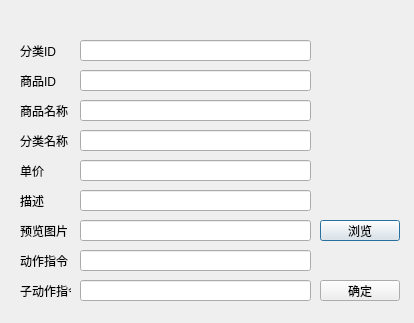
<?xml version="1.0" encoding="UTF-8"?>
<ui version="4.0">
 <class>addproduct</class>
 <widget class="QDialog" name="addproduct">
  <property name="geometry">
   <rect>
    <x>0</x>
    <y>0</y>
    <width>414</width>
    <height>323</height>
   </rect>
  </property>
  <property name="windowTitle">
   <string>Dialog</string>
  </property>
  <widget class="QLineEdit" name="lineEdit_categoryid">
   <property name="geometry">
    <rect>
     <x>80</x>
     <y>40</y>
     <width>231</width>
     <height>21</height>
    </rect>
   </property>
  </widget>
  <widget class="QLabel" name="label">
   <property name="geometry">
    <rect>
     <x>20</x>
     <y>40</y>
     <width>51</width>
     <height>21</height>
    </rect>
   </property>
   <property name="text">
    <string>分类ID</string>
   </property>
  </widget>
  <widget class="QLineEdit" name="lineEdit_productId">
   <property name="geometry">
    <rect>
     <x>80</x>
     <y>70</y>
     <width>231</width>
     <height>21</height>
    </rect>
   </property>
  </widget>
  <widget class="QLabel" name="label_2">
   <property name="geometry">
    <rect>
     <x>20</x>
     <y>70</y>
     <width>51</width>
     <height>21</height>
    </rect>
   </property>
   <property name="text">
    <string>商品ID</string>
   </property>
  </widget>
  <widget class="QLabel" name="label_3">
   <property name="geometry">
    <rect>
     <x>20</x>
     <y>100</y>
     <width>51</width>
     <height>21</height>
    </rect>
   </property>
   <property name="text">
    <string>商品名称</string>
   </property>
  </widget>
  <widget class="QLineEdit" name="lineEdit_productname">
   <property name="geometry">
    <rect>
     <x>80</x>
     <y>100</y>
     <width>231</width>
     <height>21</height>
    </rect>
   </property>
  </widget>
  <widget class="QLineEdit" name="lineEdit_categoryname">
   <property name="geometry">
    <rect>
     <x>80</x>
     <y>130</y>
     <width>231</width>
     <height>21</height>
    </rect>
   </property>
  </widget>
  <widget class="QLabel" name="label_4">
   <property name="geometry">
    <rect>
     <x>20</x>
     <y>130</y>
     <width>51</width>
     <height>21</height>
    </rect>
   </property>
   <property name="text">
    <string>分类名称</string>
   </property>
  </widget>
  <widget class="QLineEdit" name="lineEdit_unitprice">
   <property name="geometry">
    <rect>
     <x>80</x>
     <y>160</y>
     <width>231</width>
     <height>21</height>
    </rect>
   </property>
  </widget>
  <widget class="QLabel" name="label_5">
   <property name="geometry">
    <rect>
     <x>20</x>
     <y>160</y>
     <width>51</width>
     <height>21</height>
    </rect>
   </property>
   <property name="text">
    <string>单价</string>
   </property>
  </widget>
  <widget class="QLineEdit" name="lineEdit_describe">
   <property name="geometry">
    <rect>
     <x>80</x>
     <y>190</y>
     <width>231</width>
     <height>21</height>
    </rect>
   </property>
  </widget>
  <widget class="QLabel" name="label_7">
   <property name="geometry">
    <rect>
     <x>20</x>
     <y>190</y>
     <width>51</width>
     <height>21</height>
    </rect>
   </property>
   <property name="text">
    <string>描述</string>
   </property>
  </widget>
  <widget class="QLineEdit" name="lineEdit_imagepath">
   <property name="geometry">
    <rect>
     <x>80</x>
     <y>220</y>
     <width>231</width>
     <height>21</height>
    </rect>
   </property>
  </widget>
  <widget class="QLabel" name="label_8">
   <property name="geometry">
    <rect>
     <x>20</x>
     <y>220</y>
     <width>51</width>
     <height>21</height>
    </rect>
   </property>
   <property name="text">
    <string>预览图片</string>
   </property>
  </widget>
  <widget class="QPushButton" name="image_browse_button">
   <property name="geometry">
    <rect>
     <x>320</x>
     <y>220</y>
     <width>80</width>
     <height>21</height>
    </rect>
   </property>
   <property name="text">
    <string>浏览</string>
   </property>
  </widget>
  <widget class="QLineEdit" name="lineEdit_action">
   <property name="geometry">
    <rect>
     <x>80</x>
     <y>250</y>
     <width>231</width>
     <height>21</height>
    </rect>
   </property>
  </widget>
  <widget class="QLabel" name="label_9">
   <property name="geometry">
    <rect>
     <x>20</x>
     <y>250</y>
     <width>51</width>
     <height>21</height>
    </rect>
   </property>
   <property name="text">
    <string>动作指令</string>
   </property>
  </widget>
  <widget class="QLineEdit" name="lineEdit_actionsub">
   <property name="geometry">
    <rect>
     <x>80</x>
     <y>280</y>
     <width>231</width>
     <height>21</height>
    </rect>
   </property>
  </widget>
  <widget class="QLabel" name="label_10">
   <property name="geometry">
    <rect>
     <x>20</x>
     <y>280</y>
     <width>51</width>
     <height>21</height>
    </rect>
   </property>
   <property name="text">
    <string>子动作指令</string>
   </property>
  </widget>
  <widget class="QPushButton" name="ok_button">
   <property name="geometry">
    <rect>
     <x>320</x>
     <y>280</y>
     <width>80</width>
     <height>21</height>
    </rect>
   </property>
   <property name="text">
    <string>确定</string>
   </property>
  </widget>
 </widget>
 <resources/>
 <connections/>
</ui>
